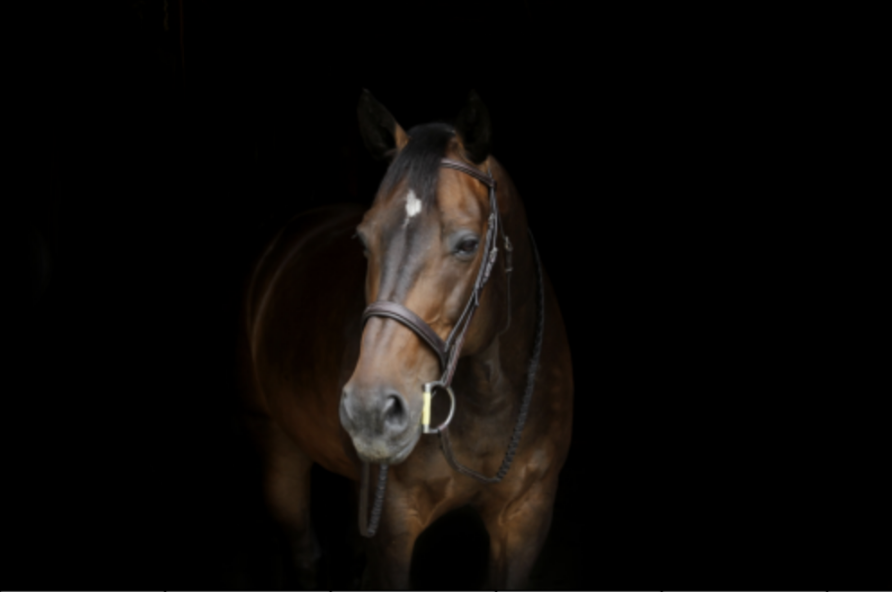
#> input picture python/cv_data/horse.jpg, 892 x 592 px
$ jupyter execute opencv_pt05.ipynb
#> lines starting #> are read from the running program, lines starting #| are printed output that depends on the picture
[cell 1]
import numpy as np
import cv2
import pandas as pd
import matplotlib.pyplot as plt
from PIL import Image

[cell 2]
dark_horse = cv2.imread("../cv_data/horse.jpg")
#> dark_horse is the input picture: shape (592, 892, 3); mean B, G, R 7.2, 9, 11.3
show_horse = cv2.cvtColor(dark_horse, cv2.COLOR_BGR2RGB)
rainbow = cv2.imread("../cv_data/rainbow.jpg")
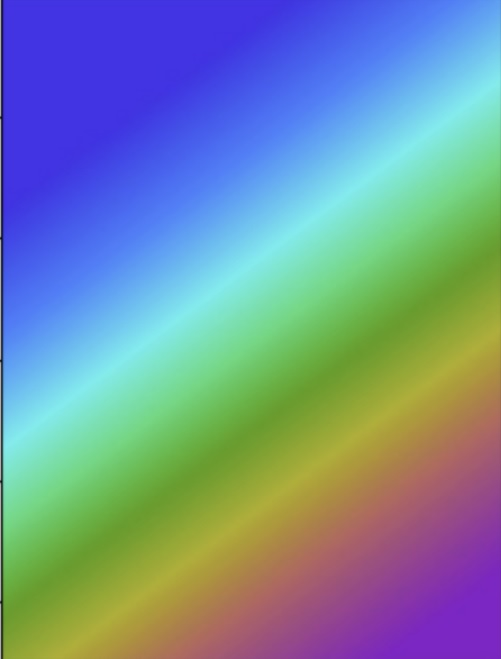
#> input picture python/cv_data/rainbow.jpg, 501 x 659 px
#> rainbow is the input picture: shape (659, 501, 3); mean B, G, R 158.3, 142.5, 115.5
show_rainbow = cv2.cvtColor(rainbow, cv2.COLOR_BGR2RGB)
bricks = cv2.imread("../cv_data/bricks.jpg")
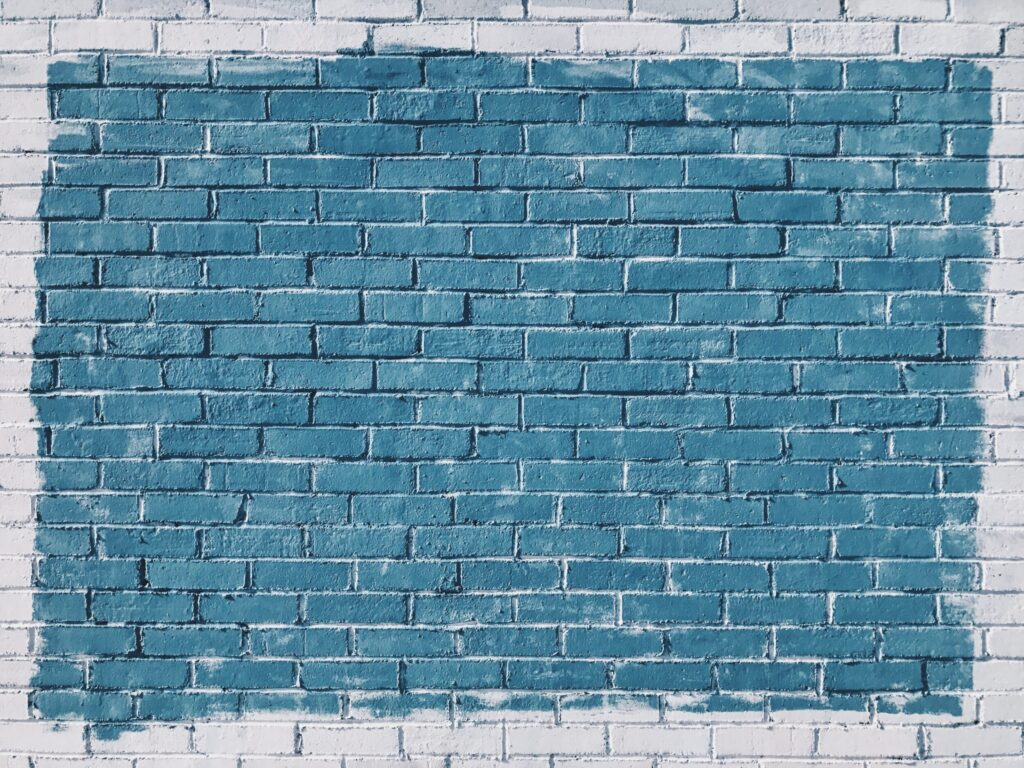
#> input picture python/cv_data/bricks.jpg, 1024 x 768 px
#> bricks is the input picture: shape (768, 1024, 3); mean B, G, R 163.9, 144.4, 105.2
show_bricks = cv2.cvtColor(bricks, cv2.COLOR_BGR2RGB)

[cell 3]
hist_val = cv2.calcHist([bricks], channels=[0], mask=None, histSize=[256], ranges=[0, 256])
#> hist_val = 256 values, max 14597 at index 153, min 0 at index 0, mean 3072
hist_val.shape
#> Out = (256, 1)

[cell 4]
plt.plot(hist_val)
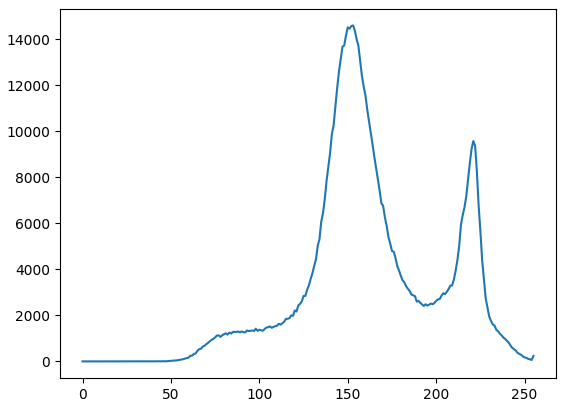
#> figure drawn by matplotlib, 1 panel; curve peaks at x = 153, y = 14597

[cell 5]
hist_val = cv2.calcHist([dark_horse], channels=[0], mask=None, histSize=[256], ranges=[0, 256])
#> hist_val = 256 values, max 410728 at index 0, min 0 at index 226, mean 2062.8
hist_val.shape
plt.plot(hist_val)
#> figure, not shown here; curve peaks at x = 0, y = 410728

[cell 6]
def show_histogram(img, title, xmax, ymax=None):
#> called with title = 'test', xmax = 256
    color = ("b", "g", "r")
    for i, clr in enumerate(color):
        histr = cv2.calcHist([img], channels=[i], mask=None, histSize=[256], ranges=[0, 256])
        plt.plot(histr, color = clr)
        plt.xlim([0,xmax])
        if ymax != None:
            plt.ylim([0,ymax])
    plt.title(title)

[cell 7]
show_histogram(bricks, "test", 256)
#> figure, not shown here; curve peaks at x = 153, y = 14597; curve peaks at x = 126, y = 13567; curve peaks at x = 66, y = 12723

[cell 8]
show_histogram(dark_horse, "test", 15, 50000)
#> figure, not shown here; curve peaks at x = 0, y = 410728; curve peaks at x = 0, y = 397864; curve peaks at x = 0, y = 394025

[cell 9]
def display_img(img, cmap=None):
    fig = plt.figure(figsize=(8,6))
    ax = fig.add_subplot(111)
    ax.imshow(img,cmap)

[cell 10]
gorilla = cv2.imread("../cv_data/gorilla.jpg", cv2.IMREAD_GRAYSCALE)
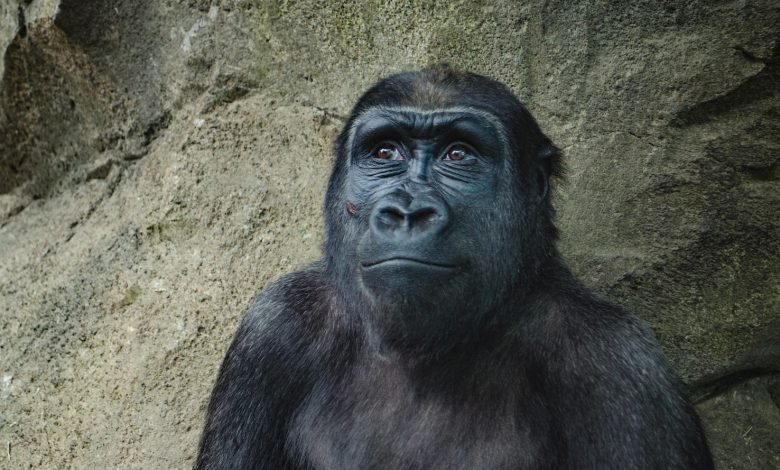
#> input picture python/cv_data/gorilla.jpg, 780 x 470 px
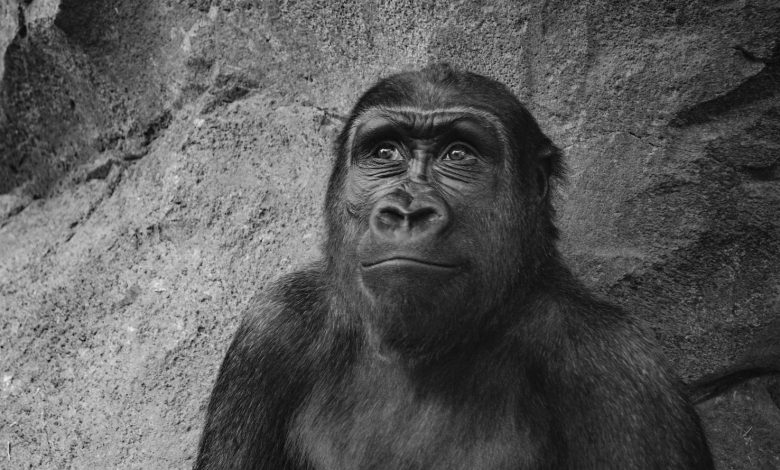
#> gorilla: shape (470, 780); min 0, max 239, mean 88.6
display_img(gorilla, cmap="gray")

[cell 11]
hist_val = cv2.calcHist([gorilla], channels=[0], mask=None, histSize=[256], ranges=[0, 256])
#> hist_val = 256 values, max 3516 at index 39, min 0 at index 1, mean 1432
plt.plot(hist_val)
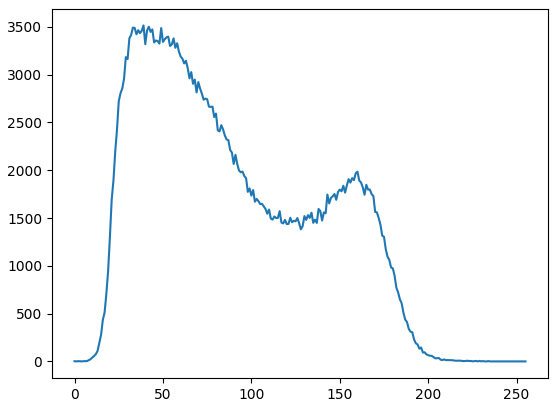
#> figure drawn by matplotlib, 1 panel; curve peaks at x = 39, y = 3516

[cell 12]
eq_gorilla = cv2.equalizeHist(gorilla)
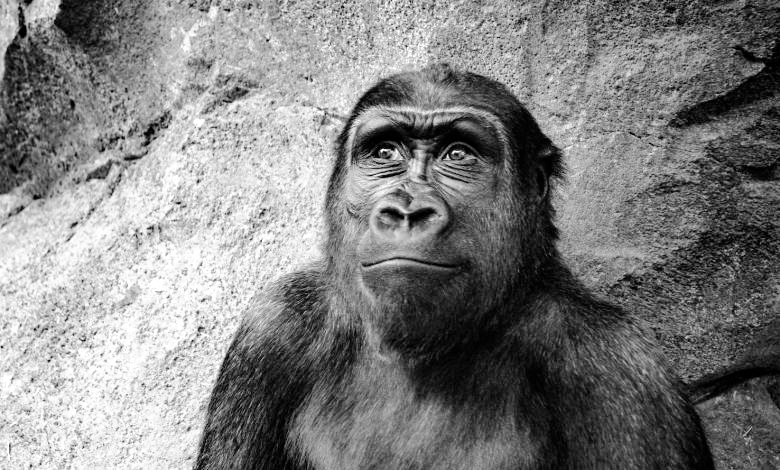
#> eq_gorilla: shape (470, 780); min 0, max 255, mean 128.4
hist_val = cv2.calcHist([eq_gorilla], channels=[0], mask=None, histSize=[256], ranges=[0, 256])
#> hist_val = 256 values, max 3516 at index 43, min 0 at index 5, mean 1432
plt.plot(hist_val)
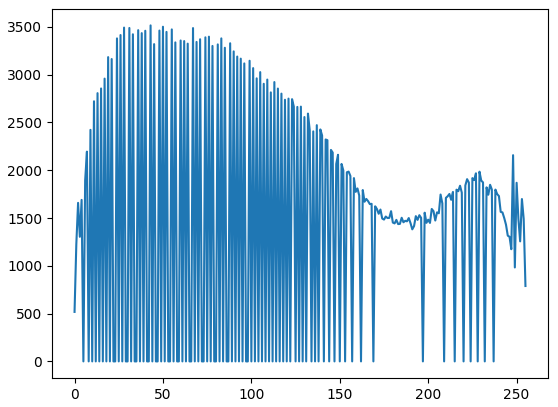
#> figure drawn by matplotlib, 1 panel; curve peaks at x = 43, y = 3516

[cell 13]
display_img(eq_gorilla, cmap="gray")

[cell 14]
hsv = cv2.cvtColor(dark_horse, cv2.COLOR_BGR2HSV)
#> hsv: shape (592, 892, 3); mean H, S, V 4.7, 34.3, 11.3
hsv[:,:,2] = cv2.equalizeHist(hsv[:,:,2])
#> hsv: shape (592, 892, 3); mean H, S, V 4.7, 34.3, 32.9
eq_horse = cv2.cvtColor(hsv, cv2.COLOR_HSV2RGB)
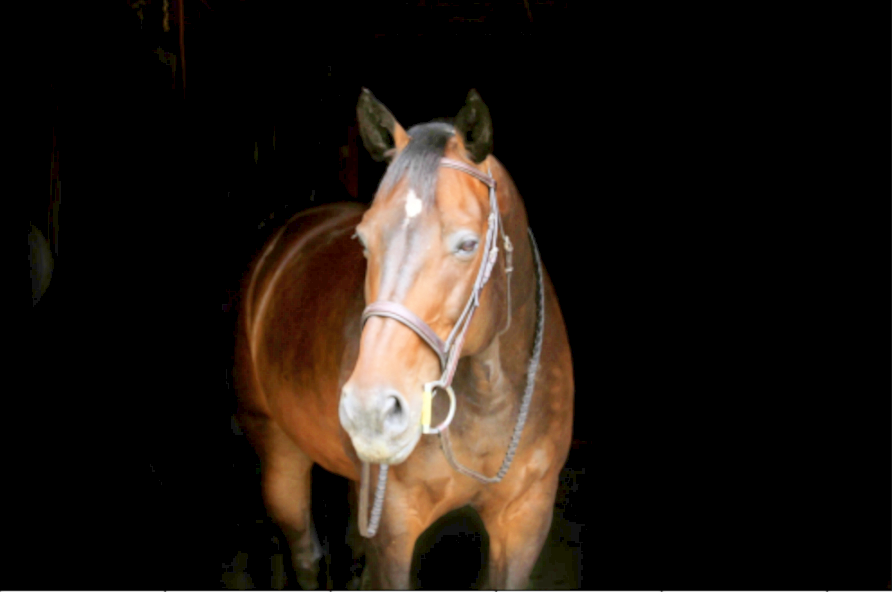
#> eq_horse: shape (592, 892, 3); mean R, G, B 32.8, 25, 18.8
display_img(eq_horse)

[cell 15]
show_histogram(eq_horse, "test", 256, 50000)
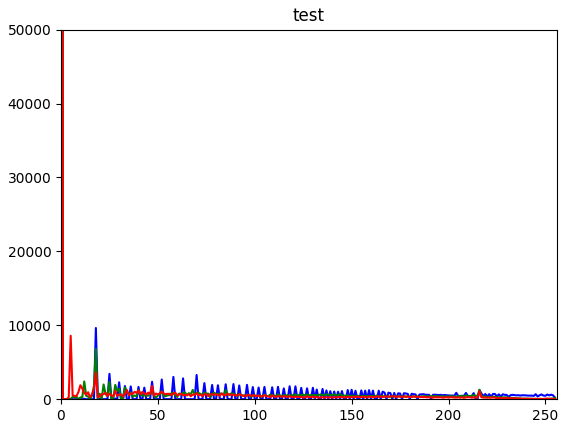
#> figure drawn by matplotlib, 1 panel; curve peaks at x = 0, y = 394025; curve peaks at x = 0, y = 397864; curve peaks at x = 0, y = 410728
